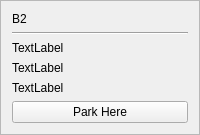
        <widget class="QFrame" name="frame_6">
         <property name="frameShape">
          <enum>QFrame::StyledPanel</enum>
         </property>
         <property name="frameShadow">
          <enum>QFrame::Plain</enum>
         </property>
         <layout class="QGridLayout" name="gridLayout_6">
          <item row="0" column="0">
           <layout class="QVBoxLayout" name="verticalLayout_2">
            <item>
             <widget class="QLabel" name="label_2">
              <property name="text">
               <string>B2</string>
              </property>
             </widget>
            </item>
            <item>
             <widget class="Line" name="line_6">
              <property name="orientation">
               <enum>Qt::Horizontal</enum>
              </property>
             </widget>
            </item>
            <item>
             <widget class="QLabel" name="b2TakenLbl">
              <property name="text">
               <string>TextLabel</string>
              </property>
             </widget>
            </item>
            <item>
             <widget class="QLabel" name="b2handLbl">
              <property name="text">
               <string>TextLabel</string>
              </property>
             </widget>
            </item>
            <item>
             <widget class="QLabel" name="takenByLblb2">
              <property name="text">
               <string>TextLabel</string>
              </property>
             </widget>
            </item>
            <item>
             <widget class="QPushButton" name="b2Btn">
              <property name="text">
               <string>Park Here</string>
              </property>
             </widget>
            </item>
           </layout>
          </item>
         </layout>
        </widget>
